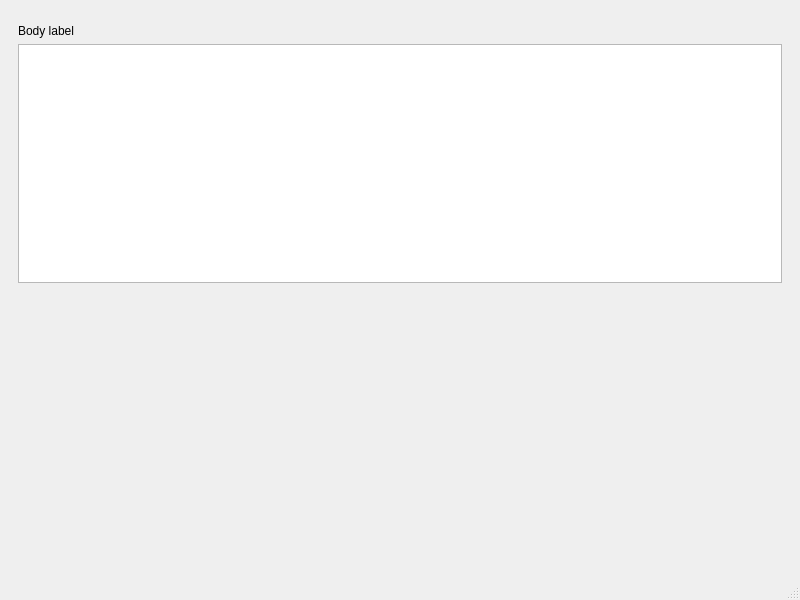
<?xml version="1.0" encoding="UTF-8"?>
<ui version="4.0">
 <class>MainWindow</class>
 <widget class="QMainWindow" name="MainWindow">
  <property name="geometry">
   <rect>
    <x>0</x>
    <y>0</y>
    <width>800</width>
    <height>600</height>
   </rect>
  </property>
  <property name="windowTitle">
   <string>MainWindow</string>
  </property>
  <widget class="QWidget" name="centralwidget">
   <layout class="QVBoxLayout" name="verticalLayout_2">
    <item>
     <widget class="NavigationBar" name="NavigationBar">
      <property name="sizePolicy">
       <sizepolicy hsizetype="Preferred" vsizetype="Minimum">
        <horstretch>0</horstretch>
        <verstretch>0</verstretch>
       </sizepolicy>
      </property>
      <property name="minimumSize">
       <size>
        <width>0</width>
        <height>0</height>
       </size>
      </property>
      <property name="maximumSize">
       <size>
        <width>16777215</width>
        <height>70</height>
       </size>
      </property>
      <property name="styleSheet">
       <string notr="true">NavigationPanel[menu=true] {
    background-color: rgb(243, 243, 243);
    border: 1px solid rgb(229, 229, 229);
    border-top-right-radius: 7px;
    border-bottom-right-radius: 7px;
}

NavigationPanel[menu=false] {
    background-color: transparent;
    border: 1px solid transparent;
    border-top-right-radius: 7px;
    border-bottom-right-radius: 7px;
}

QScrollArea, #scrollWidget {
    border: none;
    background-color: transparent;
}

/* NavigationInterface {
    background-color: rgb(243, 243, 243);
} */</string>
      </property>
     </widget>
    </item>
    <item>
     <layout class="QHBoxLayout" name="horizontalLayout_2">
      <item>
       <widget class="OpacityAniStackedWidget" name="OpacityAniStackedWidget">
        <widget class="QWidget" name="page">
         <layout class="QVBoxLayout" name="verticalLayout">
          <item>
           <widget class="BodyLabel" name="BodyLabel">
            <property name="text">
             <string>Body label</string>
            </property>
           </widget>
          </item>
          <item>
           <widget class="TableView" name="TableView">
            <property name="showGrid">
             <bool>true</bool>
            </property>
            <property name="selectRightClickedRow">
             <bool>false</bool>
            </property>
           </widget>
          </item>
         </layout>
        </widget>
       </widget>
      </item>
     </layout>
    </item>
    <item>
     <spacer name="verticalSpacer">
      <property name="orientation">
       <enum>Qt::Vertical</enum>
      </property>
      <property name="sizeHint" stdset="0">
       <size>
        <width>20</width>
        <height>40</height>
       </size>
      </property>
     </spacer>
    </item>
   </layout>
  </widget>
  <widget class="QMenuBar" name="menubar">
   <property name="geometry">
    <rect>
     <x>0</x>
     <y>0</y>
     <width>800</width>
     <height>26</height>
    </rect>
   </property>
  </widget>
  <widget class="QStatusBar" name="statusbar"/>
 </widget>
 <customwidgets>
  <customwidget>
   <class>OpacityAniStackedWidget</class>
   <extends>QStackedWidget</extends>
   <header>qfluentwidgets</header>
   <container>1</container>
  </customwidget>
  <customwidget>
   <class>BodyLabel</class>
   <extends>QLabel</extends>
   <header>qfluentwidgets</header>
  </customwidget>
  <customwidget>
   <class>NavigationBar</class>
   <extends>QWidget</extends>
   <header>qfluentwidgets</header>
  </customwidget>
  <customwidget>
   <class>TableView</class>
   <extends>QTableView</extends>
   <header>qfluentwidgets</header>
  </customwidget>
 </customwidgets>
 <resources/>
 <connections/>
</ui>
